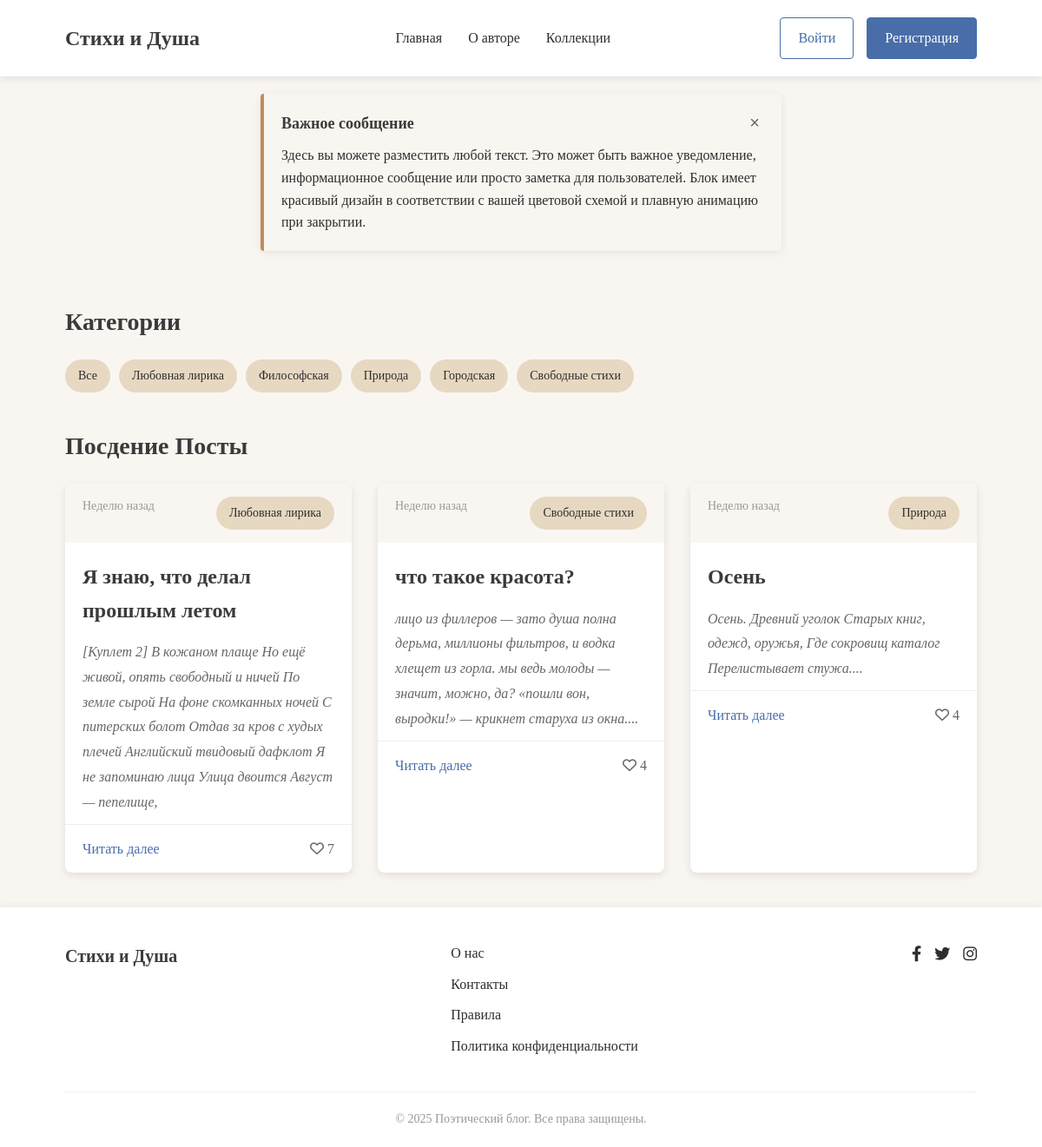
The page / on the database its author committed.
### show/models.py (models this page shows, shortened)
class Category(models.Model):
    title = models.CharField(max_length=60)
    def __str__(self):
        return f'{self.title}'

class Poem(models.Model):
    title = models.CharField(max_length=120)
    text = models.TextField()
    category = models.ForeignKey(to=Category, on_delete=models.CASCADE, related_name='poems')
    date_public = models.DateTimeField(auto_now_add=True)
    like = models.ManyToManyField(to=User, related_name="poems", blank=True)
    reads = models.ManyToManyField(to=User, related_name="reads")
    def text_poem(self):
        dot = self.text.count('.')
        if dot > 1:
            total = self.text.find('.')
            total_str = self.text.find('.', total + 1)
            return f"{self.text[0:total_str + 1]}..."
        else:
            return self.text
    def date_count(self):
        now_date = self.date_public.date()
        today = datetime.today().date()
        delta = (today - now_date).days
        if delta == 0:
            return 'Сегодня'
        elif delta == 1:
            return 'Вчера'
        elif delta == 7:
            return 'Неделю назад'
        elif delta < 31:
            return f'{delta} дней назад'
        elif delta < 365:
            months = delta // 30
            return f'{months} месяц(ев) назад'
        else:
            years = delta // 365
            return f'{years} год(а/лет) назад'

### show/views.py (the view)
# urls.py: path('', views.index, name='index'),
def index(request, category_id=None):
    context = {
        'categoryies' : Category.objects.all(),
        'last_poem' : Poem.objects.filter(category_id=category_id) if category_id else Poem.objects.all().order_by('-id')[:3],
        'title' : Category.objects.get(id=category_id) if category_id else "Посдение посты"
    }
    return render(request, 'show/index.html', context)

### show/templates/show/index.html
{% extends "show/base.html" %}
{% load static %}
{% block main %}
    <main class="main">
        <div class="container">
            <section class="categories">
                <h2>Категории</h2>
                <div class="category-list">
                    <a href="{% url "index" %}" class="category">Все</a>
                    {% for category in categoryies %}
                        <a href="{% url "category" category.id %}" class="category">{{ category.title }}</a>
                    {% endfor %}
                </div>
            </section>
            <section class="poems">
                <h2>{{ title.title }}</h2>
                <div class="poem-grid">
                    {% for poems in last_poem %}
                        <article class="poem-card">
                            <div class="poem-meta">
                                <span class="date">{{ poems.date_count }}</span>
                                <span class="category">{{ poems.category }}</span>
                            </div>
                            <h3 class="poem-title"><a href="poem.html">{{ poems.title }}</a></h3>
                            <div class="poem-excerpt">
                                <p>{{ poems.text_poem }}<br>
                                </p>
                            </div>
                            <div class="poem-footer">
                                <a href="{% url "show:poem" poems.id %}" class="read-more">Читать далее</a>
                                {% if user in poems.like.all %}
                                    <a class="red" href="{% url "show:like" poems.id %}">
                                        <i class="far fa-heart"></i> {{ poems.like.count }}
                                    </a>
                                {% else %}
                                    <a class="likes" href="{% url "show:like" poems.id %}">
                                        <i class="far fa-heart"></i> {{ poems.like.count }}
                                    </a>
                                {% endif %}
                            </div>
                        </article>
                    {% endfor %}
                </div>
            </section>
        </div>
    </main>
{% endblock main %}

### frontend/css/style.css (style rules this page uses)
:root { --bg-color: #F9F6F2; --text-color: #2E2E2E; --heading-color: #3B3B3B; --accent-color: #C18C5D; --button-color: #486DA9; --category-color: #E7D8C1; }
* { margin: 0; padding: 0; box-sizing: border-box; }
body { font-family: 'Georgia', serif; background-color: var(--bg-color); color: var(--text-color); line-height: 1.6; }
a { text-decoration: none; color: var(--button-color); transition: color 0.3s; }
.container { width: 90%; max-width: 1200px; margin: 0 auto; padding: 0 15px; }
.main { padding: 40px 0; }
h1, h2, h3, h4 { color: var(--heading-color); margin-bottom: 20px; font-weight: 600; }
h2 { font-size: 28px; }
h3 { font-size: 24px; }
.categories { margin-bottom: 40px; }
.category-list { display: flex; flex-wrap: wrap; gap: 10px; }
.category { background-color: var(--category-color); padding: 8px 15px; border-radius: 20px; font-size: 14px; color: var(--text-color); transition: all 0.3s; }
.poem-grid { display: grid; grid-template-columns: repeat(auto-fill, minmax(300px, 1fr)); gap: 30px; }
.poem-card { background-color: white; border-radius: 8px; overflow: hidden; box-shadow: 0 3px 10px rgba(0, 0, 0, 0.1); transition: transform 0.3s, box-shadow 0.3s; }
.poem-meta { display: flex; justify-content: space-between; padding: 15px 20px; background-color: var(--bg-color); font-size: 14px; color: #666; }
.poem-title { padding: 0 20px; margin: 15px 0; }
.poem-title a { color: var(--heading-color); }
.poem-excerpt { padding: 0 20px; margin-bottom: 20px; color: var(--text-color); line-height: 1.8; }
.poem-footer { display: flex; justify-content: space-between; align-items: center; padding: 15px 20px; border-top: 1px solid #eee; }
.read-more { font-weight: 500; }
.likes { color: #666; }
.poem-meta { margin-bottom: 20px; }
.poem-excerpt { color: #666; margin-bottom: 10px; font-style: italic; }
.poem-meta { font-size: 14px; color: #999; }
.poem-card, .poem-full, .comment, .profile-header, .auth-form-container { animation: fadeIn 0.6s ease-out forwards; }
.poem-card { transition: transform 0.3s ease, box-shadow 0.3s ease; }
.poem-card:nth-child(1) { animation-delay: 0.1s; }
.poem-card:nth-child(2) { animation-delay: 0.2s; }
.poem-card:nth-child(3) { animation-delay: 0.3s; }

### rows shown on the page
Category: title "Любовная лирика"
Category: title "Философская"
Category: title "Природа"
Category: title "Городская"
Category: title "Свободные стихи"
Poem: date_count "Неделю назад", category "Любовная лирика", title "Я знаю, что делал прошлым летом", text_poem "[Куплет 2] В кожаном плаще Но ещё живой, опять свободный и ничей По земле сырой На фоне скомканных ночей С питерских болот Отдав за кров с худых плечей Английский твидовый дафклот Я не запоминаю лица Улица двоится Август — пепелище,", like.count "7"
Poem: date_count "Неделю назад", category "Свободные стихи", title "что такое красота?", text_poem "лицо из филлеров — зато душа полна дерьма, миллионы фильтров, и водка хлещет из горла. мы ведь молоды — значит, можно, да? «пошли вон, выродки!» — крикнет старуха из окна....", like.count "4"
Poem: date_count "Неделю назад", category "Природа", title "Осень", text_poem "Осень. Древний уголок Старых книг, одежд, оружья, Где сокровищ каталог Перелистывает стужа....", like.count "4"

### other values the page prints
{{ title.title }} "Посдение Посты"
